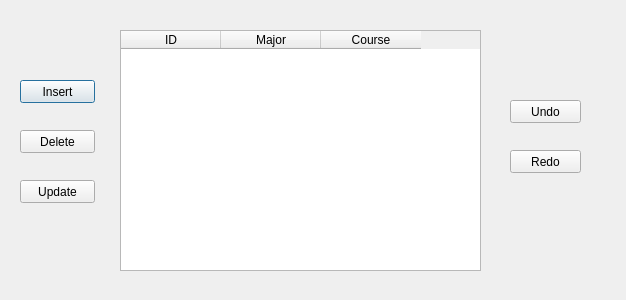
<?xml version="1.0" encoding="UTF-8"?>
<ui version="4.0">
 <class>MajorDialog</class>
 <widget class="QDialog" name="MajorDialog">
  <property name="geometry">
   <rect>
    <x>0</x>
    <y>0</y>
    <width>626</width>
    <height>300</height>
   </rect>
  </property>
  <property name="windowTitle">
   <string>Dialog</string>
  </property>
  <widget class="QPushButton" name="insert_pushButton">
   <property name="geometry">
    <rect>
     <x>20</x>
     <y>80</y>
     <width>75</width>
     <height>23</height>
    </rect>
   </property>
   <property name="text">
    <string>Insert</string>
   </property>
  </widget>
  <widget class="QPushButton" name="delete_pushButton">
   <property name="geometry">
    <rect>
     <x>20</x>
     <y>130</y>
     <width>75</width>
     <height>23</height>
    </rect>
   </property>
   <property name="text">
    <string>Delete</string>
   </property>
  </widget>
  <widget class="QPushButton" name="update_pushButton">
   <property name="geometry">
    <rect>
     <x>20</x>
     <y>180</y>
     <width>75</width>
     <height>23</height>
    </rect>
   </property>
   <property name="text">
    <string>Update</string>
   </property>
  </widget>
  <widget class="QTableWidget" name="major_tableWidget">
   <property name="geometry">
    <rect>
     <x>120</x>
     <y>30</y>
     <width>361</width>
     <height>241</height>
    </rect>
   </property>
   <column>
    <property name="text">
     <string>ID</string>
    </property>
   </column>
   <column>
    <property name="text">
     <string>Major</string>
    </property>
   </column>
   <column>
    <property name="text">
     <string>Course</string>
    </property>
   </column>
  </widget>
  <widget class="QPushButton" name="undo_pushButton">
   <property name="geometry">
    <rect>
     <x>510</x>
     <y>100</y>
     <width>71</width>
     <height>23</height>
    </rect>
   </property>
   <property name="text">
    <string>Undo</string>
   </property>
  </widget>
  <widget class="QPushButton" name="redo_pushButton">
   <property name="geometry">
    <rect>
     <x>510</x>
     <y>150</y>
     <width>71</width>
     <height>23</height>
    </rect>
   </property>
   <property name="text">
    <string>Redo</string>
   </property>
  </widget>
 </widget>
 <resources/>
 <connections/>
</ui>
